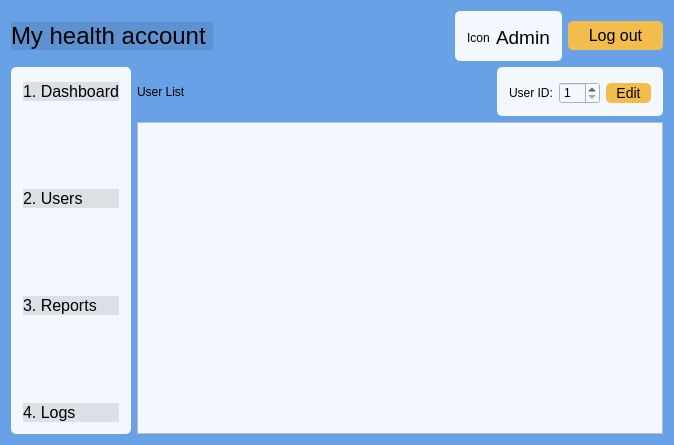
<?xml version="1.0" encoding="UTF-8"?>
<ui version="4.0">
 <class>AdminUsers</class>
 <widget class="QDialog" name="AdminUsers">
  <property name="geometry">
   <rect>
    <x>0</x>
    <y>0</y>
    <width>674</width>
    <height>445</height>
   </rect>
  </property>
  <property name="windowTitle">
   <string>Dialog</string>
  </property>
  <property name="styleSheet">
   <string notr="true">background-color: rgb(104, 161, 229);</string>
  </property>
  <layout class="QGridLayout" name="gridLayout_3">
   <item row="0" column="0" colspan="2">
    <layout class="QHBoxLayout" name="horizontalLayout">
     <item>
      <widget class="QPushButton" name="pushButtonMyHealthAccount">
       <property name="styleSheet">
        <string notr="true">QPushButton {
	background-color: rgb(0, 0, 0,0.1); 
	border: none; 
	color: rgb(0, 0, 0); 
	font: 24px;
	text-align: left;
} 

</string>
       </property>
       <property name="text">
        <string>My health account </string>
       </property>
      </widget>
     </item>
     <item>
      <spacer name="horizontalSpacer">
       <property name="orientation">
        <enum>Qt::Horizontal</enum>
       </property>
       <property name="sizeHint" stdset="0">
        <size>
         <width>188</width>
         <height>20</height>
        </size>
       </property>
      </spacer>
     </item>
     <item>
      <widget class="QGroupBox" name="groupBox_6">
       <property name="styleSheet">
        <string notr="true">QGroupBox { 
     border-radius: 5px; 
	background-color: rgb(242, 248, 253);
 } </string>
       </property>
       <property name="title">
        <string/>
       </property>
       <layout class="QGridLayout" name="gridLayout_2">
        <item row="0" column="0">
         <widget class="QLabel" name="labelAdmin">
          <property name="styleSheet">
           <string notr="true">background-color: rgb(242, 248, 253,0)</string>
          </property>
          <property name="text">
           <string>Icon</string>
          </property>
         </widget>
        </item>
        <item row="0" column="1">
         <widget class="QLabel" name="label_17">
          <property name="font">
           <font>
            <family>.AppleSystemUIFont</family>
            <pointsize>14</pointsize>
            <italic>false</italic>
            <bold>false</bold>
           </font>
          </property>
          <property name="styleSheet">
           <string notr="true">font: 14pt &quot;.AppleSystemUIFont&quot;;
background-color: rgb(242, 248, 253,0)</string>
          </property>
          <property name="text">
           <string>Admin</string>
          </property>
         </widget>
        </item>
       </layout>
      </widget>
     </item>
     <item>
      <widget class="QPushButton" name="pushButtonLogout">
       <property name="styleSheet">
        <string notr="true">QPushButton {
    background-color: rgb(242, 189, 76); 
    border: none;
     border-radius: 5px; 
    color: rgb(0, 0, 0); 
    font: 16px;
    padding: 5 20px;
} 

QPushButton:hover { 
    background-color: rgb(245, 149, 66); 
    border: none; 
    border-radius: 5px; 
    color: rgb(0, 43, 255); 
}</string>
       </property>
       <property name="text">
        <string>Log out</string>
       </property>
      </widget>
     </item>
    </layout>
   </item>
   <item row="1" column="0">
    <widget class="QGroupBox" name="groupBox_2">
     <property name="styleSheet">
      <string notr="true">QGroupBox { 
     border-radius: 5px; 
	background-color: rgb(242, 248, 253);
 } </string>
     </property>
     <property name="title">
      <string/>
     </property>
     <layout class="QVBoxLayout" name="verticalLayout">
      <item>
       <widget class="QPushButton" name="pushButtonDashboard">
        <property name="styleSheet">
         <string notr="true">QPushButton {
	background-color: rgb(0, 0, 0,0.1); 
	border: none; 
	color: rgb(0, 0, 0); 
	font: 16px;
	text-align: left;
} 

QPushButton:hover { 
	background-color: rgb(0, 0, 0, 0.1); 
	border: none; 
	color: rgb(0, 43, 255); 
}
</string>
        </property>
        <property name="text">
         <string>1. Dashboard</string>
        </property>
       </widget>
      </item>
      <item>
       <spacer name="verticalSpacer_4">
        <property name="orientation">
         <enum>Qt::Vertical</enum>
        </property>
        <property name="sizeHint" stdset="0">
         <size>
          <width>17</width>
          <height>25</height>
         </size>
        </property>
       </spacer>
      </item>
      <item>
       <widget class="QPushButton" name="pushButtonUsers">
        <property name="styleSheet">
         <string notr="true">QPushButton {
	background-color: rgb(0, 0, 0,0.1); 
	border: none; 
	color: rgb(0, 0, 0); 
	font: 16px;
	text-align: left;
} 

QPushButton:hover { 
	background-color: rgb(0, 0, 0, 0.1); 
	border: none; 
	color: rgb(0, 43, 255); 
}
</string>
        </property>
        <property name="text">
         <string>2. Users</string>
        </property>
       </widget>
      </item>
      <item>
       <spacer name="verticalSpacer_5">
        <property name="orientation">
         <enum>Qt::Vertical</enum>
        </property>
        <property name="sizeHint" stdset="0">
         <size>
          <width>17</width>
          <height>24</height>
         </size>
        </property>
       </spacer>
      </item>
      <item>
       <widget class="QPushButton" name="pushButtonReports">
        <property name="styleSheet">
         <string notr="true">QPushButton {
	background-color: rgb(0, 0, 0,0.1); 
	border: none; 
	color: rgb(0, 0, 0); 
	font: 16px;
	text-align: left;
} 

QPushButton:hover { 
	background-color: rgb(0, 0, 0, 0.1); 
	border: none; 
	color: rgb(0, 43, 255); 
}
</string>
        </property>
        <property name="text">
         <string>3. Reports</string>
        </property>
       </widget>
      </item>
      <item>
       <spacer name="verticalSpacer_6">
        <property name="orientation">
         <enum>Qt::Vertical</enum>
        </property>
        <property name="sizeHint" stdset="0">
         <size>
          <width>17</width>
          <height>25</height>
         </size>
        </property>
       </spacer>
      </item>
      <item>
       <widget class="QPushButton" name="pushButtonLogs">
        <property name="styleSheet">
         <string notr="true">QPushButton {
	background-color: rgb(0, 0, 0,0.1); 
	border: none; 
	color: rgb(0, 0, 0); 
	font: 16px;
	text-align: left;
} 

QPushButton:hover { 
	background-color: rgb(0, 0, 0, 0.1); 
	border: none; 
	color: rgb(0, 43, 255); 
}
</string>
        </property>
        <property name="text">
         <string>4. Logs</string>
        </property>
       </widget>
      </item>
     </layout>
    </widget>
   </item>
   <item row="1" column="1">
    <layout class="QVBoxLayout" name="verticalLayout_2">
     <item>
      <layout class="QHBoxLayout" name="horizontalLayout_2">
       <item>
        <widget class="QLabel" name="labelUserList_2">
         <property name="styleSheet">
          <string notr="true">font: 16pt &quot;.AppleSystemUIFont&quot;;
background-color: rgb(104, 161, 229);</string>
         </property>
         <property name="text">
          <string>User List</string>
         </property>
        </widget>
       </item>
       <item>
        <spacer name="horizontalSpacer_2">
         <property name="orientation">
          <enum>Qt::Horizontal</enum>
         </property>
         <property name="sizeHint" stdset="0">
          <size>
           <width>168</width>
           <height>20</height>
          </size>
         </property>
        </spacer>
       </item>
       <item>
        <widget class="QGroupBox" name="groupBox">
         <property name="styleSheet">
          <string notr="true">QGroupBox { 
     border-radius: 5px; 
	background-color: rgb(242, 248, 253);
 } </string>
         </property>
         <property name="title">
          <string/>
         </property>
         <layout class="QGridLayout" name="gridLayout">
          <item row="0" column="0">
           <widget class="QLabel" name="label">
            <property name="styleSheet">
             <string notr="true">background-color: rgb(242, 248, 253,0)</string>
            </property>
            <property name="text">
             <string>User ID:</string>
            </property>
           </widget>
          </item>
          <item row="0" column="1">
           <widget class="QSpinBox" name="spinBoxUserID">
            <property name="styleSheet">
             <string notr="true">background-color: rgb(242, 248, 253)</string>
            </property>
            <property name="minimum">
             <number>1</number>
            </property>
           </widget>
          </item>
          <item row="0" column="2">
           <widget class="QPushButton" name="pushButtonEdit">
            <property name="styleSheet">
             <string notr="true">QPushButton {
    background-color: rgb(242, 189, 76); 
    border: none;
     border-radius: 5px; 
    color: rgb(0, 0, 0); 
    font: 14px;
    padding: 2 10px;
} 

QPushButton:hover { 
    background-color: rgb(245, 149, 66); 
    border: none; 
    border-radius: 5px; 
    color: rgb(0, 43, 255); 
}</string>
            </property>
            <property name="text">
             <string>Edit</string>
            </property>
           </widget>
          </item>
         </layout>
        </widget>
       </item>
      </layout>
     </item>
     <item>
      <widget class="QTableView" name="tableView">
       <property name="styleSheet">
        <string notr="true">background-color: rgb(242, 248, 253);
</string>
       </property>
      </widget>
     </item>
    </layout>
   </item>
  </layout>
 </widget>
 <resources/>
 <connections/>
</ui>
